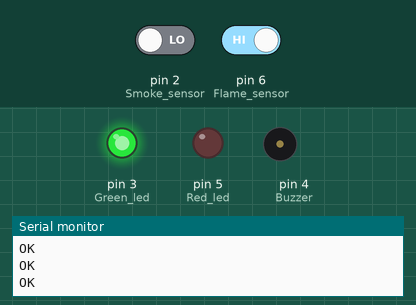
Bench run of a program on a simulated Arduino Uno, built with avr-gcc and run on an emulated ATmega328P. On the bench: output pins drawn as LEDs (lit = HIGH), buzzer (waves = sounding, pin HIGH), the last lines printed to the serial monitor. Inputs (shaded band) come from the test bench; at power-on: pin 2 (Smoke_sensor) LOW, pin 6 (Flame_sensor) HIGH. The modem accepts every AT command (registered, SIM ready, sends succeed) and sends nothing else.

Above: at 0.05 s.
At 1.45 s:
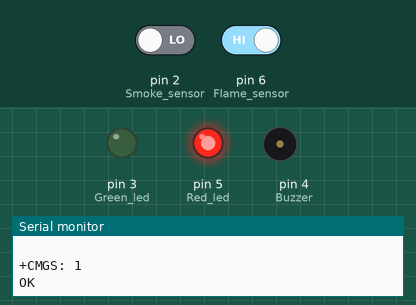
At 2.95 s:
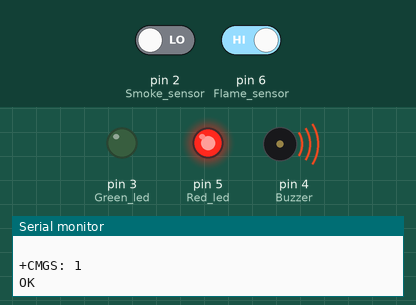
Timing chart, 0 to 3.2 s (numbered marks = the images above):
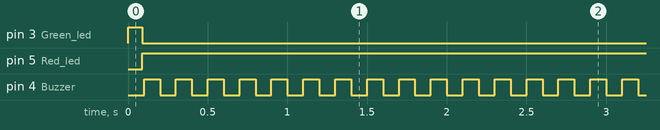

The program:

main.cpp
```cpp
#include <Arduino.h>
#include <SoftwareSerial.h>

/*-------------------------------- Pin Definitions --------------------------------*/
#define Smoke_sensor 2
#define Flame_sensor 6
#define Green_led 3
#define Red_led 5
#define Buzzer 4
#define GSM_RX_PIN 7
#define GSM_TX_PIN 8

SoftwareSerial gsmSerial(GSM_RX_PIN, GSM_TX_PIN);

/* ---------------------- GSM / SMS Settings ---------------------- */
const char* phoneNumber = "YOUR_PHONE_NUMBER"; // Include country code, e.g. 91XXXXXXXXXX
const char* alarmMessage = "FIRE EMERGENCY. Evacuate now!";
bool gsmReady = false;

/* ---------------------- Sensor Status Variables ---------------------- */
bool flame_status = false;
bool smoke_status = true;

bool gsmWaitForResponse(const char* expected, unsigned long timeout) {
  gsmSerial.listen();
  String response = "";
  unsigned long start = millis();

  while (millis() - start < timeout) {
    while (gsmSerial.available()) {
      char c = gsmSerial.read();
      response += c;
      if (response.indexOf(expected) != -1) {
        Serial.println(response);
        return true;
      }
    }
    delay(20);
  }

  Serial.print("GSM response: ");
  Serial.println(response);
  return false;
}

bool initGSM() {
  Serial.println("Initializing GSM module...");
  gsmSerial.listen();
  gsmSerial.println("AT");
  if (!gsmWaitForResponse("OK", 3000)) {
    return false;
  }

  gsmSerial.println("ATE0");
  if (!gsmWaitForResponse("OK", 3000)) {
    return false;
  }

  gsmSerial.println("AT+CMGF=1");
  if (!gsmWaitForResponse("OK", 3000)) {
    return false;
  }

  Serial.println("GSM module ready.");
  return true;
}

bool sendSMS(const char* recipient, const char* message) {
  gsmSerial.listen();
  gsmSerial.print("AT+CMGS=\"");
  gsmSerial.print(recipient);
  gsmSerial.println("\"");

  if (!gsmWaitForResponse(">", 5000)) {
    return false;
  }

  gsmSerial.print(message);
  gsmSerial.write(26); // Ctrl+Z
  return gsmWaitForResponse("OK", 10000);
}

/* ------------------------ Fire & Smoke detect Function ------------------------- */
bool fire_smoke_detect() {
  flame_status = digitalRead(Flame_sensor);
  smoke_status = digitalRead(Smoke_sensor);
  if (!flame_status || !smoke_status) {
    return true;
  } else {
    return false;
  }
}

/* -------------------------- Alarm Trigger Function ----------------------------- */
void trigger_Alarm() {
  static unsigned long prevmillis = 0;
  static bool buzzer_state = false;
  const unsigned long beep_interval = 100;

  digitalWrite(Red_led, HIGH);
  digitalWrite(Green_led, LOW);

  if (millis() - prevmillis >= beep_interval) {
    prevmillis = millis();
    buzzer_state = !buzzer_state;
    digitalWrite(Buzzer, buzzer_state);
  }
}

/* ------------------------- Setup Function --------------------------------*/
void setup() {
  Serial.begin(9600);
  gsmSerial.begin(9600);

  pinMode(Smoke_sensor, INPUT);
  pinMode(Flame_sensor, INPUT);
  pinMode(Green_led, OUTPUT);
  pinMode(Red_led, OUTPUT);
  pinMode(Buzzer, OUTPUT);

  digitalWrite(Green_led, HIGH);
  digitalWrite(Red_led, LOW);
  digitalWrite(Buzzer, LOW);

  gsmReady = initGSM();
  if (!gsmReady) {
    Serial.println("GSM initialization failed. Check wiring and baud rate.");
  }
}

/* ---------------------------- Loop Function ---------------------------------- */
void loop() {
  if (fire_smoke_detect()) {
    if (gsmReady) {
      sendSMS(phoneNumber, alarmMessage);
    }

    while (true) {
      trigger_Alarm();
    }
  }

  delay(100);
}
```

Measured:
- by itself, pin 3 (Green_led): HIGH → LOW at 0.09 s
- by itself, pin 5 (Red_led): LOW → HIGH at 0.09 s
- by itself, pin 4 (Buzzer): alternates HIGH for 0.10 s and LOW for 0.10 s
